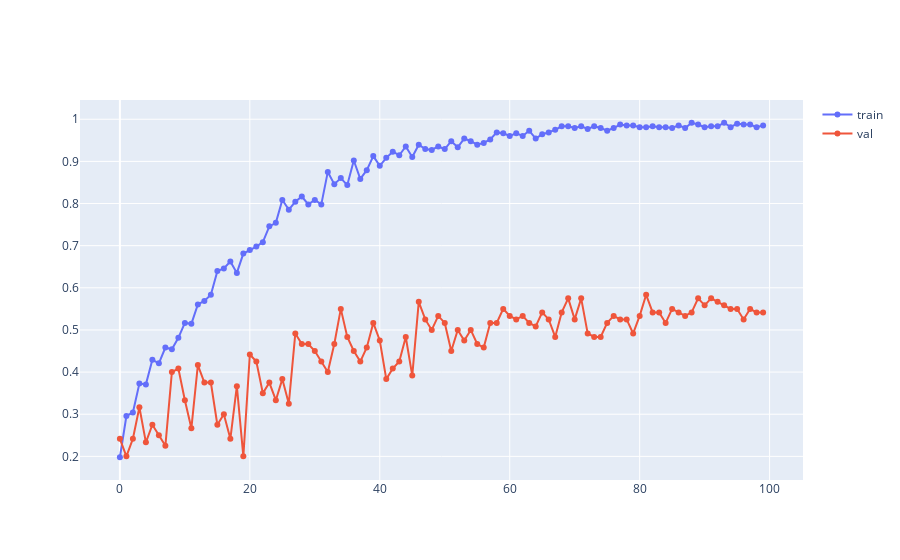

The notebook cell this image was saved under:
### Code cell
figure = go.Figure(
    data=[
        go.Scatter(
            y=train_accuracies,
            mode="lines+markers",
            name="train",
        ),
        go.Scatter(
            y=val_accuracies,
            mode="lines+markers",
            name="val",
        ),
    ]
)
figure.show()
